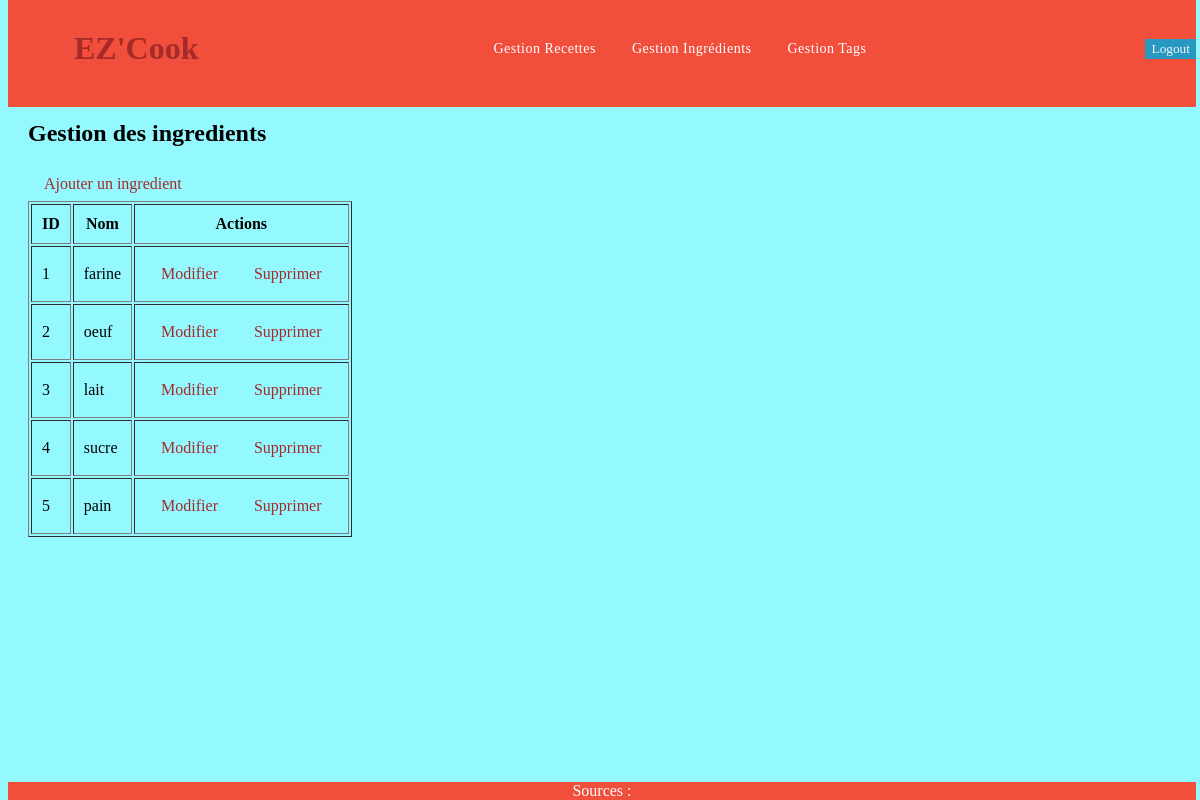
The app's page /ingredients.php (signed in), older data.
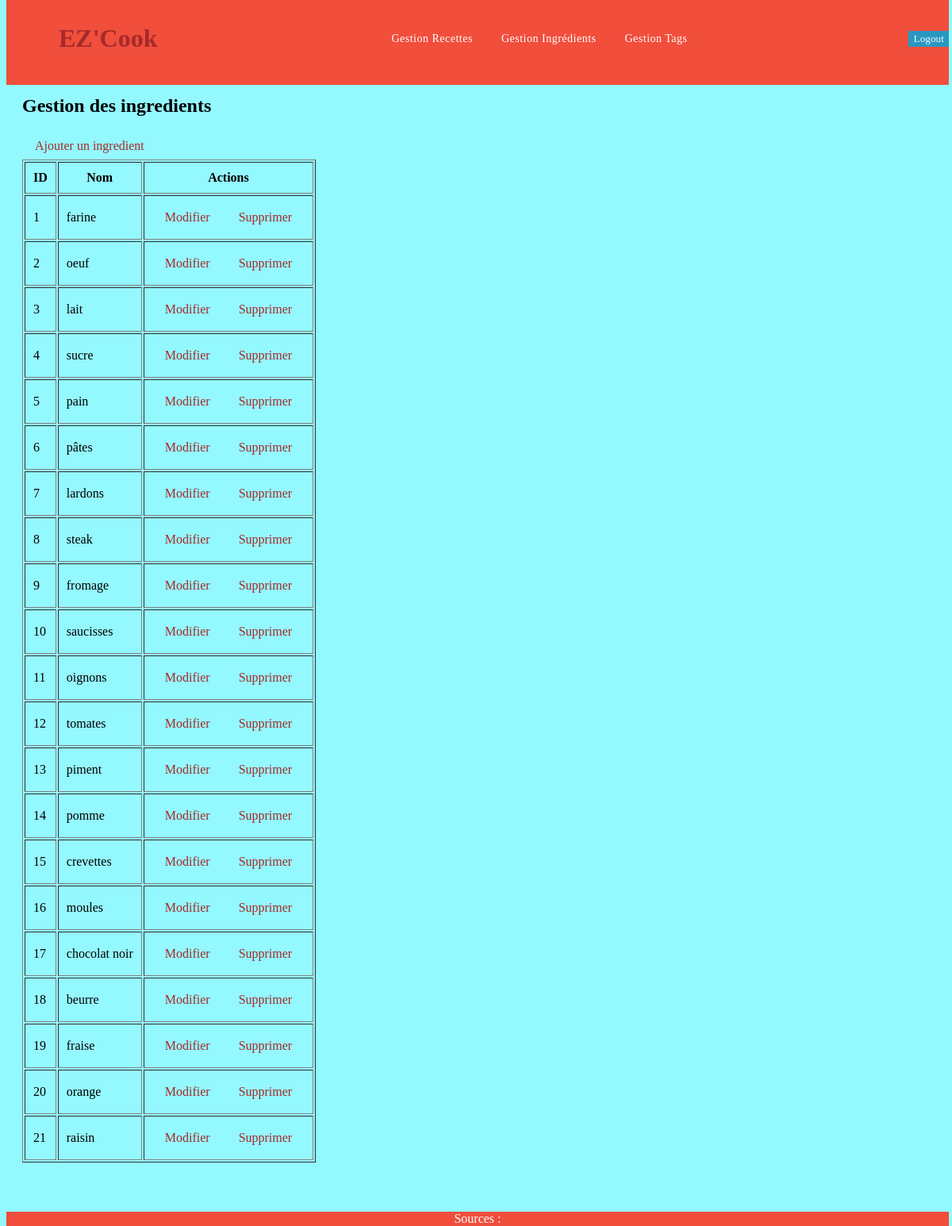
The same page, newer data.
### tables this page shows
CREATE TABLE `ingredient` (
  `idIng` int(10) NOT NULL,
  `nomIng` varchar(255) DEFAULT NULL,
  `photoIng` varchar(255) DEFAULT NULL
);

### DataBase.php (called while the page is built, shortened)
<?php
class DataBase{
    public static function chargerIngredients($pdo): array{
        $sqlAllIng = "SELECT * FROM Ingredient" ;
        $statement = $pdo->prepare($sqlAllIng) ;
        $statement->execute() or die(var_dump($statement->errorInfo())) ;
        $result = $statement->fetchAll(PDO::FETCH_ASSOC);
        return $result;
    }
}
?>

### ingredients.php (the view, shortened to what this page needs)
<?php
require_once __DIR__ . '/Template.php';
require_once __DIR__ . '/DataBase.php';
$pdo=DataBase::getConnection();
$ing=DataBase::chargerIngredients($pdo);?>
<h2>Gestion des ingredients</h2>
<a href="ingredient_ajouter.php">Ajouter un ingredient</a>
<table border="1" cellpadding="10">
    <thead>
        <tr>
            <th>ID</th>
            <th>Nom</th>
            <th>Actions</th>
        </tr>
    </thead>
<tbody>
    <?php foreach($ing as $i):?>
    <tr>
        <td><?= $i['idIng']?></td>
        <td><?= htmlspecialchars($i['nomIng'])?></td>
        <td>
        <a href="ingredient_modifier.php?id=<?=$r['idIng']?>">Modifier</a>
        <a href="ingredient_supprimer.php?id=<?$r['idIng']?>">Supprimer</a>
        </td>
    </tr>
    <?php endforeach; ?>
</tbody>
</table>

Row changes from the older to the newer data that the page shows:
added ingredient: idIng "6", nomIng "pâtes"
added ingredient: idIng "7", nomIng "lardons"
added ingredient: idIng "8", nomIng "steak"
added ingredient: idIng "9", nomIng "fromage"
added ingredient: idIng "10", nomIng "saucisses"
added ingredient: idIng "11", nomIng "oignons"
added ingredient: idIng "12", nomIng "tomates"
added ingredient: idIng "13", nomIng "piment"
added ingredient: idIng "14", nomIng "pomme"
added ingredient: idIng "15", nomIng "crevettes"
added ingredient: idIng "16", nomIng "moules"
added ingredient: idIng "17", nomIng "chocolat noir"
added ingredient: idIng "18", nomIng "beurre"
added ingredient: idIng "19", nomIng "fraise"
added ingredient: idIng "20", nomIng "orange"
added ingredient: idIng "21", nomIng "raisin"
